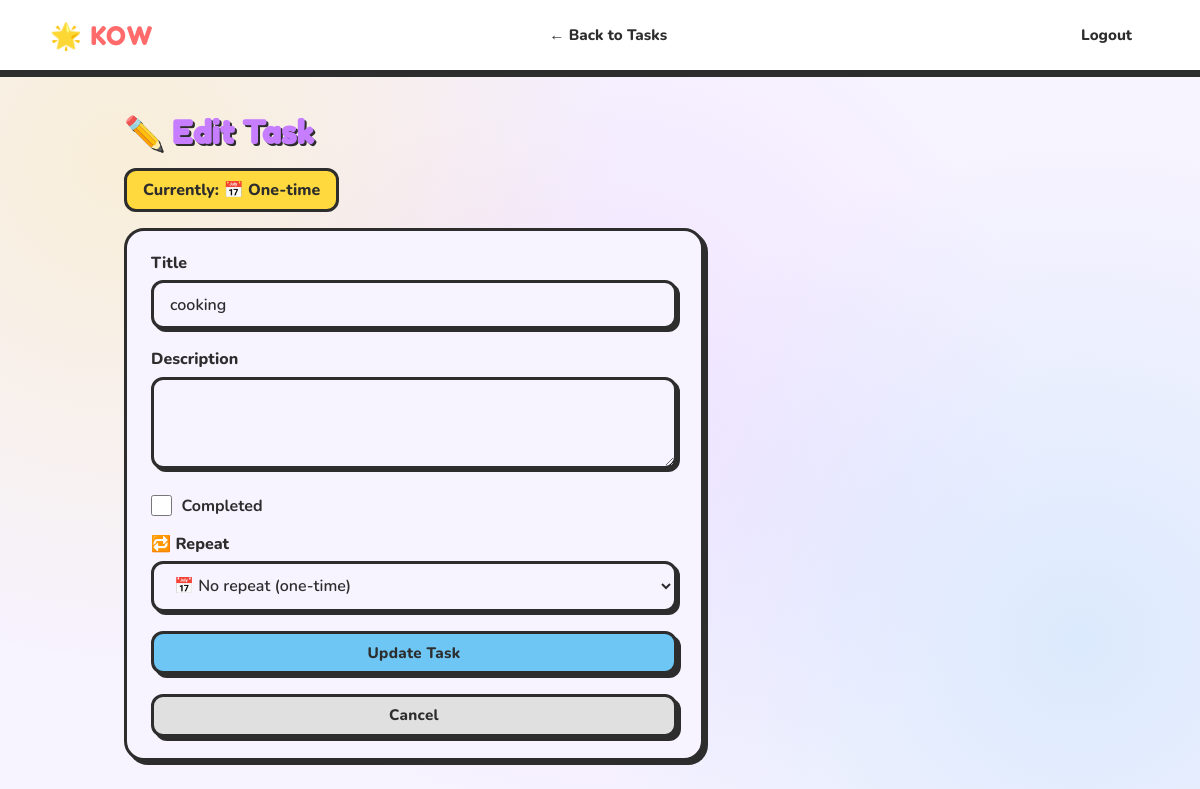
The app's page /updatetask/1 (signed in), older data.
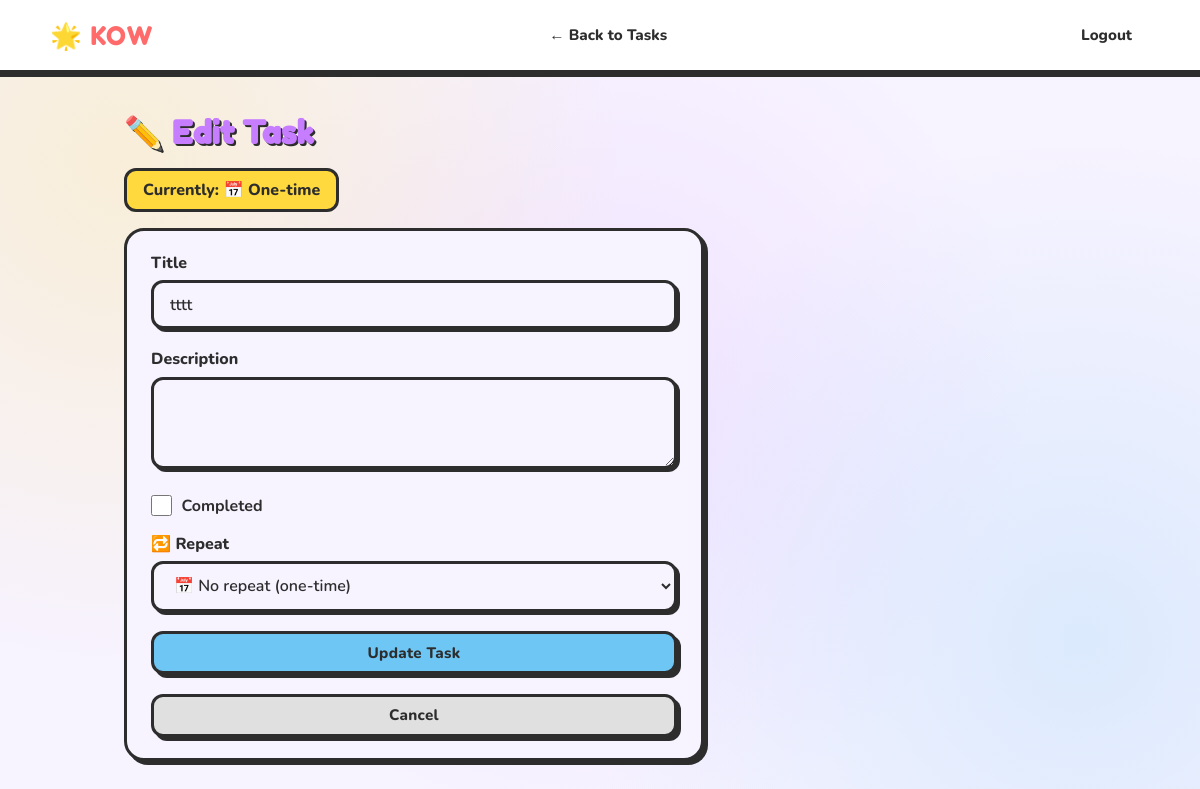
The same page, newer data.
### app/models.py (models this page shows, shortened)
class Task(db.Model):
    __tablename__ = 'task'
    task_id = db.Column(db.Integer, primary_key=True)
    title = db.Column(db.String(100), nullable=False)
    description = db.Column(db.Text, nullable=False, default="-")
    date = db.Column(db.DateTime, nullable=False, default=datetime.utcnow)
    time = db.Column(db.Time, nullable=False)
    completion_status = db.Column(db.Boolean, nullable=False, default=False)
    user_id = db.Column(db.Integer, db.ForeignKey('user.id'), nullable=False)
    recurrence_type = db.Column(db.String(20), nullable=False, default='none')
    recurrence_hours = db.Column(db.Integer, nullable=True)
    recurrence_days = db.Column(db.String(20), nullable=True)
    recurrence_end = db.Column(db.DateTime, nullable=True)
    occurrences = db.relationship('TaskOccurrence', backref='task', lazy=True,
                                  cascade='all, delete-orphan')
    def recurrence_days_list(self):
        if self.recurrence_days:
            return [int(d) for d in self.recurrence_days.split(',') if d.strip()]
        return []

### app/routes.py (the view, shortened to what this page needs)
@app.route("/updatetask/<int:task_id>", methods=["GET", "POST"])
@login_required
def updatetask(task_id):
    task = Task.query.get_or_404(task_id)
    if task.user_id != current_user.id:
        flash('Not authorized.', 'danger')
        return redirect(url_for('taskList'))
    form = UpdateTaskForm()
    form.title.data = task.title
    form.description.data = task.description
    form.completion_status.data = task.completion_status
    form.recurrence_type.data = task.recurrence_type
    form.recurrence_hours.data = task.recurrence_hours
    form.recurrence_days.data = [str(d) for d in task.recurrence_days_list()]
    if task.recurrence_end:
        form.recurrence_end.data = task.recurrence_end.date() if hasattr(task.recurrence_end, 'date') else task.recurrence_end
    return render_template("taskupdate.html", form=form, task=task,
                           recurrence_label=recurrence_label)

### app/forms.py
class UpdateTaskForm(FlaskForm):
    title = StringField('Title', validators=[Optional()])
    description = TextAreaField('Description', validators=[Optional()])
    completion_status = BooleanField('Completed')
    recurrence_type = SelectField('Repeat', choices=RECURRENCE_CHOICES, default='none')
    recurrence_hours = IntegerField(
        'Every how many hours?',
        validators=[Optional(), NumberRange(min=1, max=23)],
        default=1
    )
    recurrence_days = SelectMultipleField(
        'Which days of the week?',
        choices=WEEKDAY_CHOICES,
        validators=[Optional()]
    )
    recurrence_end = DateField('Stop repeating on (optional)', validators=[Optional()])
    submit = SubmitField('Update Task')

### app/models.py (called while the page is built)
@login_manager.user_loader
def load_user(user_id):
    return User.query.get(int(user_id))

### app/taskManagement.py (called while the page is built, shortened)
def recurrence_label(task):
    t = task.recurrence_type
    if t == 'none':
        return '📅 One-time'

### app/templates/taskUpdate.html (shortened to what this page needs)
<!DOCTYPE html>
<html lang="en">
<head>
  <link rel="stylesheet" href="{{ url_for('static', filename='kids.css') }}">
</head>
<body>
  <header class="site-header">
    <nav>
      <a class="navbar-brand" href="{{ url_for('home') }}">🌟 KOW</a>
      <div class="navbar-nav mr-auto">
        <a class="nav-item" href="{{ url_for('taskList') }}">← Back to Tasks</a>
      </div>
      <div class="navbar-nav">
        <a class="nav-item nav-link" href="{{ url_for('logout') }}">Logout</a>
      </div>
    </nav>
  </header>
  <main role="main" class="container">
    <h2>✏️ Edit Task</h2>
    <div class="current-recurrence">Currently: {{ recurrence_label(task) }}</div>
    <div class="section-card form-card" style="max-width:580px;">
      <form method="POST">
        <div class="form-group">
          {{ form.title.label(class="form-control-label") }}
          {{ form.title(class="form-control") }}
        </div>
        <div class="form-group">
          {{ form.description.label(class="form-control-label") }}
          {{ form.description(class="form-control", rows=3) }}
        </div>
        <div class="form-check mb-3">
          {{ form.completion_status(class="form-check-input") }}
          {{ form.completion_status.label(class="form-check-label") }}
        </div>
        <div class="form-group">
          <label class="form-control-label">🔁 Repeat</label>
          <select name="recurrence_type" id="recurrence_type" class="form-control"
                  onchange="showRecurrencePanel(this.value)">
            {% for value, label in form.recurrence_type.choices %}
              <option value="{{ value }}" {% if form.recurrence_type.data == value %}selected{% endif %}>
                {{ label }}
              </option>
            {% endfor %}
          </select>
        </div>
        <div class="form-group" style="margin-top:1.2rem;">
          {{ form.submit(class="btn btn-primary btn-block") }}
        </div>
        <a href="{{ url_for('taskList') }}" class="btn btn-secondary btn-block"
           style="margin-top:0.5rem;">Cancel</a>
      </form>
    </div>
  </main>
</body>
</html>

Row changes from the older to the newer data that the page shows:
changed Task "📅 One-time": title "cooking" → "tttt"
